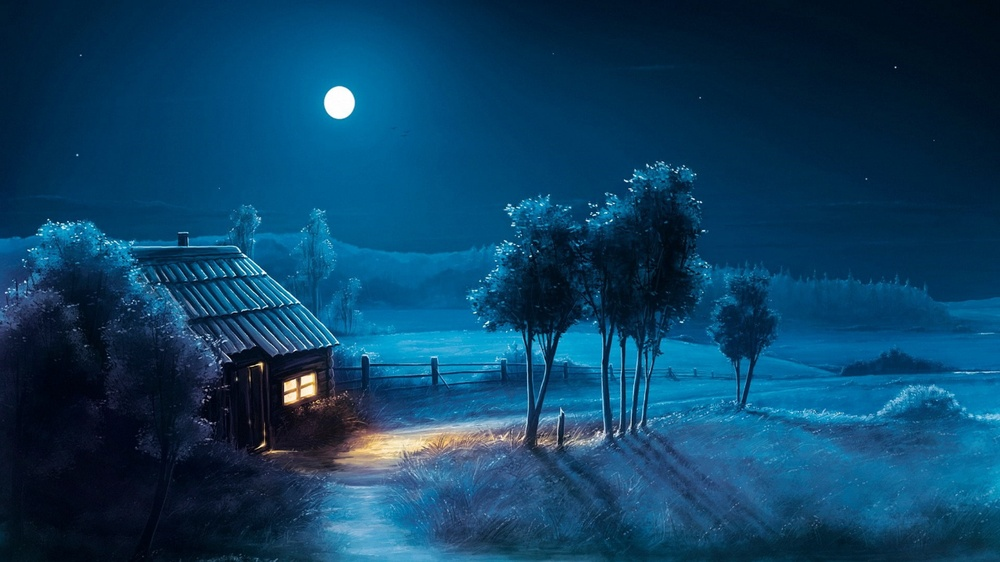
#> input picture data/01.jpg, 1000 x 562 px, shrunk from 1366 x 768 before the run
$ jupyter execute 01_digital_image_processing.ipynb
#> lines starting #> are read from the running program, lines starting #| are printed output that depends on the picture; after the words box and inside, x2 and y2 are one past the last pixel; in counts of white or black regions, pixels touching at a corner belong together
## Import dependencies

[cell 1]
import numpy as np
from PIL import Image
import matplotlib.pyplot as plt

## Get image as numpy array

[cell 2]
def get_image(path):
    """
    Get image from path
    :param path: path to image  (str: C:/Users/.../image.jpg)
    :return: image as numpy array
    """
#> called with path = 'data/01.jpg'
    img = Image.open(path)
#> img is the input picture: PIL image 1000x562 RGB; mean R, G, B 12.3, 65.2, 99.8
    img = np.array(img)
    return img.astype(np.uint8)

## Image show

[cell 3]
# image show
def show_image(img, cmap=None, figsize=(5, 5)):
    """
    :param img: image
    :param cmap: color map
    :param figsize: figure size
    :return: None
    """
    plt.figure(figsize=figsize)
    plt.imshow(img, cmap=cmap)
    plt.axis('off')
    plt.show()

## numpy RGB image to gray image

[cell 4]
# numpy rgb image to gray image
def rgb2gray(img):
    """
    :param img: image as numpy array
    :return: gray image as numpy array
    gray = 0.2989 * R + 0.5870 * G + 0.1140 * B
    """
    gray = 0.2989 * img[:, :, 0] + 0.5870 * img[:, :, 1] + 0.1140 * img[:, :, 2]

    ## take mean of all channels
    # gray = img.mean(axis=-1)
    return gray.astype(np.uint8)

## Add padding in numpy array image

[cell 5]
# add padding to image
def add_padding(img, padding_size, color=0):
    """
    :param img: numpy array
    :param padding_size: int
    :param color: int
        :size 1: gray image 0-255
        :size 3: RGB image (0, 0, 0) - (255, 255, 255)
    :return: numpy array
    """
#> called with padding_size = 20, color = (155, 155, 155)
    # Gray image
    if len(img.shape) == 2:
        img_height, img_width = img.shape
        padded_img = np.full((img_height + padding_size * 2, img_width + padding_size * 2), color, dtype=img.dtype)
        padded_img[padding_size:-padding_size, padding_size:-padding_size] = img
    # RGB image
    elif len(img.shape) == 3:
        img_height, img_width, img_channel = img.shape
        padded_img = np.full((img_height + padding_size * 2, img_width + padding_size * 2, img_channel), color, dtype=img.dtype)
        padded_img[padding_size:-padding_size, padding_size:-padding_size] = img
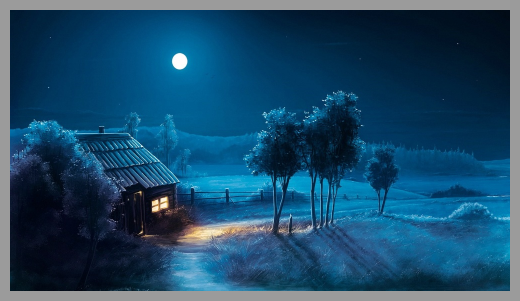
#> padded_img: shape (602, 1040, 3) (shown at 1/2 size); mean R, G, B 26.9, 74.3, 105.5
    return padded_img.astype(np.uint8)

## Get angle between 3 points

[cell 6]
# get angle between 3 points
def get_angle(p1, p2, p3):
    """
    :param p1: numpy array
    :param p2: numpy array
    :param p3: numpy array
    :return: float
    """
    v1 = p1 - p2
    v2 = p3 - p2
    angle = np.math.atan2(np.linalg.det([v1, v2]), np.dot(v1, v2))
    return np.degrees(angle)

# [14 lines left out: function get_three_point_angle, not called in this run]

## Draw digonal line on the image

[cell 7]
def get_diagonal_points(img):
    """
    :param img: numpy array
    :return: numpy array
    """
    diagonal_points = []
    if img.shape[0] == img.shape[1]:
        for i in range(img.shape[0]):
            diagonal_points.append((i, i))
    else:
        p1 = np.array([0, 0])
        p2 = np.array([img.shape[0]-1, img.shape[1]-1])
        p3 = np.array([img.shape[0]-1, 0])
        angle = get_angle(p1, p2, p3)
        for i in range(img.shape[0]):
            j = int(i * np.tan(angle))
            if j < img.shape[1]:
                diagonal_points.append((i, j))
    return np.array(diagonal_points)

[cell 8]
# draw diagonal line
def draw_diagonal_line(img, digonal_thikness=20, color=0):
    """
    :param img: numpy array
    :param digonal_thikness: int
    :param color: int
        :size 1: gray image 0-255
        :size 3: RGB image (0, 0, 0) - (255, 255, 255)
    :return: numpy array
    """
    temp_img = img.copy()
    diagonal_points = get_diagonal_points(temp_img)
#> diagonal_points = 562 pairs, first value 0 to 561, second value 0 to 961
    height, width = temp_img.shape[:2]
    for point in diagonal_points:
        for i in range(digonal_thikness//2):
            if point[0] + i < height:
                temp_img[point[0] + i, point[1]] = color
                temp_img[point[0] + i, -point[1]] = color
            if point[0] - i >= 0:
                temp_img[point[0] - i, point[1]] = color
                temp_img[point[0] - i, -point[1]] = color
#> this loop made 562 passes
#> point on passes 1 to 3: [0, 0], [1, 1], [2, 3]
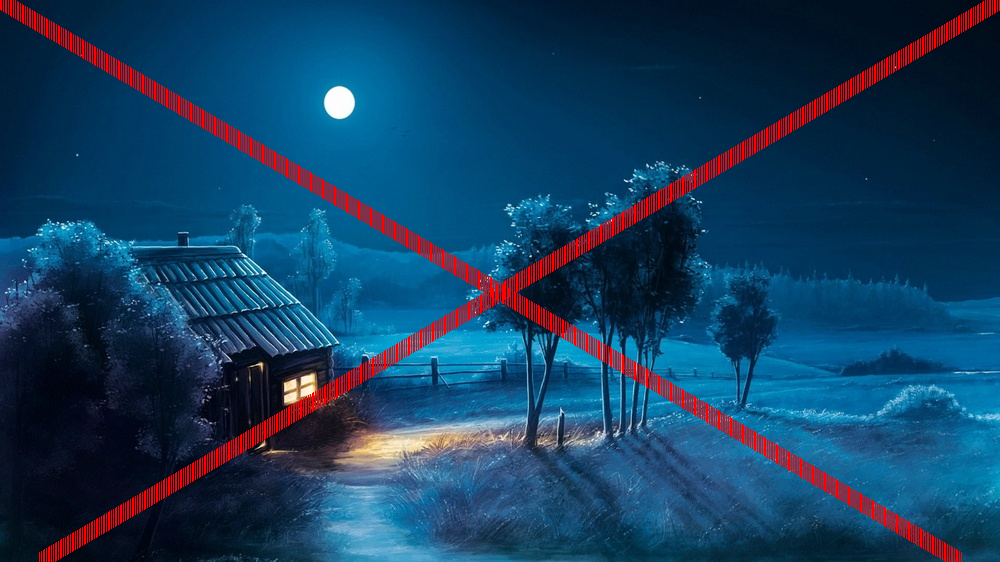
#> temp_img: shape (562, 1000, 3); 3.74% of pixels changed, all inside (x1, y1, x2, y2) = (0, 0, 1000, 562)


    return temp_img

## Diagonal lines values mean set on image center points

[cell 9]
## Diagonal lines values mean set on image center point
def set_diagonal_mean_on_center(img, center_redius=20):
    """
    :param img: numpy array
    :return: numpy array
    """
#> called with center_redius = 50
    temp_img = img.copy()
    diagonal_points = get_diagonal_points(temp_img)
    height, width = temp_img.shape[:2]
    center_point = (height//2, width//2)
    mean_value = 0
    for point in diagonal_points:
        mean_value += temp_img[point[0], point[1]]
#> this loop made 562 passes
#> (point, mean_value) on passes 1 to 3: ([0, 0], [0, 25, 45]), ([1, 1], [0, 49, 89]), ([2, 3], [0, 73, 133])
#> after the loop, mean_value = [66, 92, 49]
    mean_value = mean_value // len(diagonal_points)
#> mean_value = [0, 0, 0]
    for i in range(center_redius):
        for j in range(center_redius):
            temp_img[center_point[0] + i, center_point[1] + j] = mean_value
            temp_img[center_point[0] - i, center_point[1] + j] = mean_value
            temp_img[center_point[0] + i, center_point[1] - j] = mean_value
            temp_img[center_point[0] - i, center_point[1] - j] = mean_value
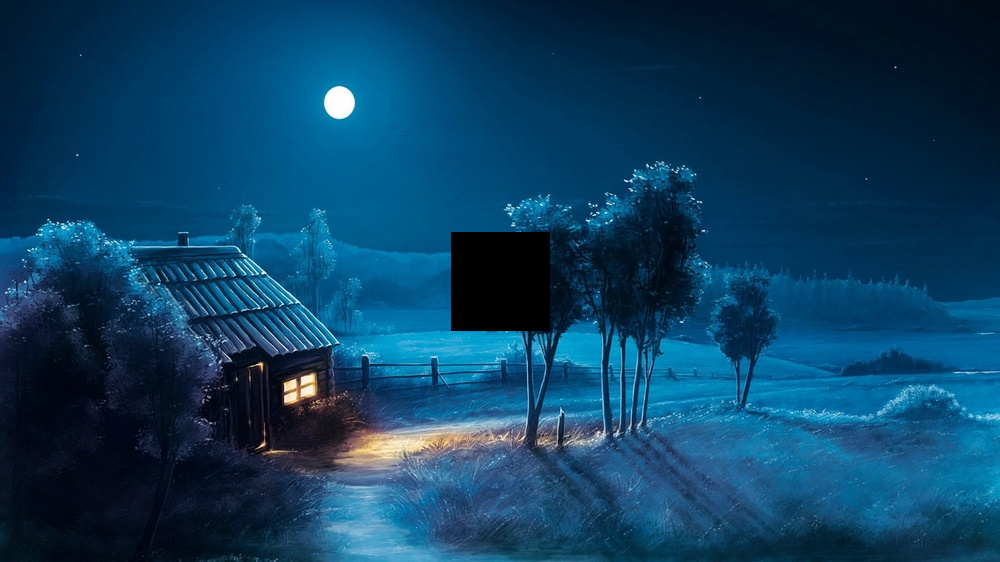
#> temp_img: shape (562, 1000, 3); 1.74% of pixels changed, all inside (x1, y1, x2, y2) = (451, 232, 550, 331)
    return temp_img.astype(np.uint8)

## Image color histogram

[cell 10]
# Image histogram
def get_histogram(img):
    """
    :param img: numpy array
    :return: numpy array
    """
    histogram = np.zeros(256)
    for i in range(img.shape[0]):
        for j in range(img.shape[1]):
            histogram[img[i, j]] += 1
    return histogram

## Plot histogram

[cell 11]
# plot histogram
def plot_histogram(img, title="Histogram", color="b"):
    """
    :param img: numpy array
    :param title: str
    :param color: str
    :return: None
    """
#> called with title = 'RGB Histogram', color = 'b'
    if len(img.shape) == 2:
        histogram = get_histogram(img)
        plt.figure(figsize=(10, 5))
        plt.bar(np.arange(256), histogram, color=color)
        plt.title(title)
        plt.show()
    else:
        colors = ["r", "g", "b"]

        plt.figure(figsize=(12, 5))
        for i in range(3):
            histogram = get_histogram(img[:, :, i])
            plt.subplot(1, 3, i+1)
            plt.bar(np.arange(256), histogram, color=colors[i])
            plt.title(title + " " + colors[i])
        plt.show()

## Read image from file

[cell 12]
img = get_image('data/01.jpg')
show_image(img)

## show rgb image with padding

[cell 13]
pad_rgb_img = add_padding(img, 20, color=(155, 155, 155))
show_image(pad_rgb_img)

## RBG image show with diagonal lines

[cell 14]
# rbg image show with diagonal line
rgb_diagonal_img = draw_diagonal_line(img, color=(255, 0, 0))
show_image(rgb_diagonal_img)

## replace rgb image center point with diagonal points mean

[cell 15]
rgb_center_diagonal_img = set_diagonal_mean_on_center(img, center_redius=50)
show_image(rgb_center_diagonal_img)

## RGB image plot histogram

[cell 16]
plot_histogram(img, title="RGB Histogram")

## get gray scale image

[cell 17]
gray_img = rgb2gray(img)
show_image(gray_img, cmap='gray')

## gray scale image with padding

[cell 18]
pad_img = add_padding(gray_img, 20)
#> call 2 of add_padding, with padding_size = 20, color = 0
#> in add_padding (call 2), `padded_img[padding_size:-padding_size, padding_size:-padding_size] = img`:
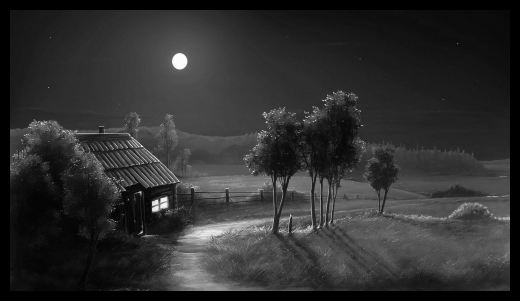
#> padded_img: shape (602, 1040) (shown at 1/2 size); min 0, max 254, mean 47.4
show_image(pad_img, cmap='gray')

## gray scale image show with diagonal lines

[cell 19]
# rbg image show with diagonal line
gray_diagonal_img = draw_diagonal_line(gray_img, color=0)
#> call 2 of draw_diagonal_line, with digonal_thikness = 20, color = 0
#> the loop in draw_diagonal_line (call 2), `for point in diagonal_points:` made 562 passes
#> after the loop in draw_diagonal_line (call 2), `for point in diagonal_points:`:
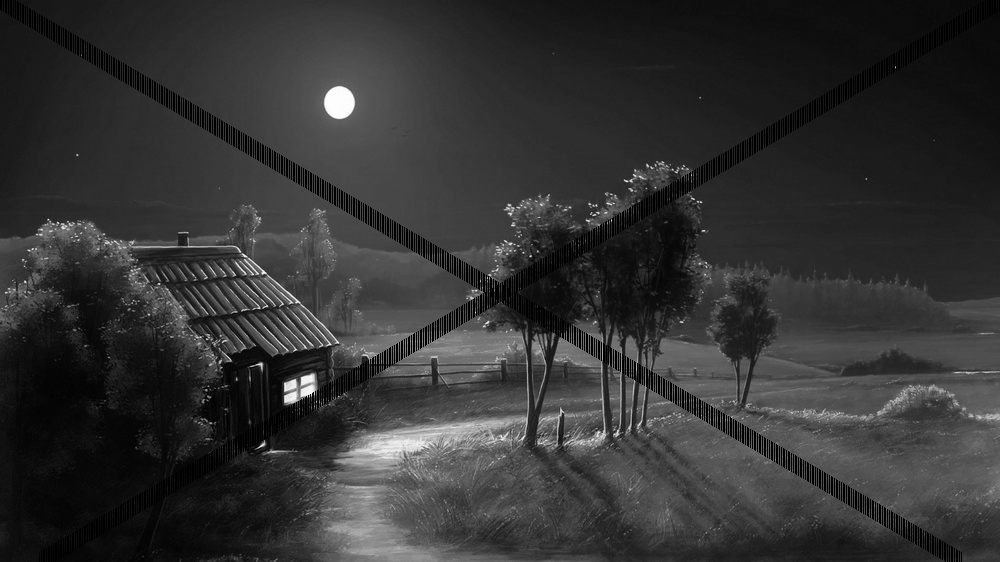
#> temp_img: shape (562, 1000); min 0, max 254, mean 51
show_image(gray_diagonal_img, cmap='gray')

## Plot gray scale image where center point replace by diagonal points mean value

[cell 20]
gray_center_diagonal_img = set_diagonal_mean_on_center(gray_img, center_redius=50)
#> call 2 of set_diagonal_mean_on_center, with center_redius = 50
#> the loop in set_diagonal_mean_on_center (call 2), `for point in diagonal_points:` made 562 passes
#> (point, mean_value) on passes 1 to 3: ([0, 0], 19), ([1, 1], 38), ([2, 3], 57)
#> after the loop in set_diagonal_mean_on_center (call 2), `for point in diagonal_points:`: mean_value = 36481
#> in set_diagonal_mean_on_center (call 2), `mean_value = mean_value // len(diagonal_points)`: mean_value = 64
#> after the loop in set_diagonal_mean_on_center (call 2), `for i in range(center_redius):`:
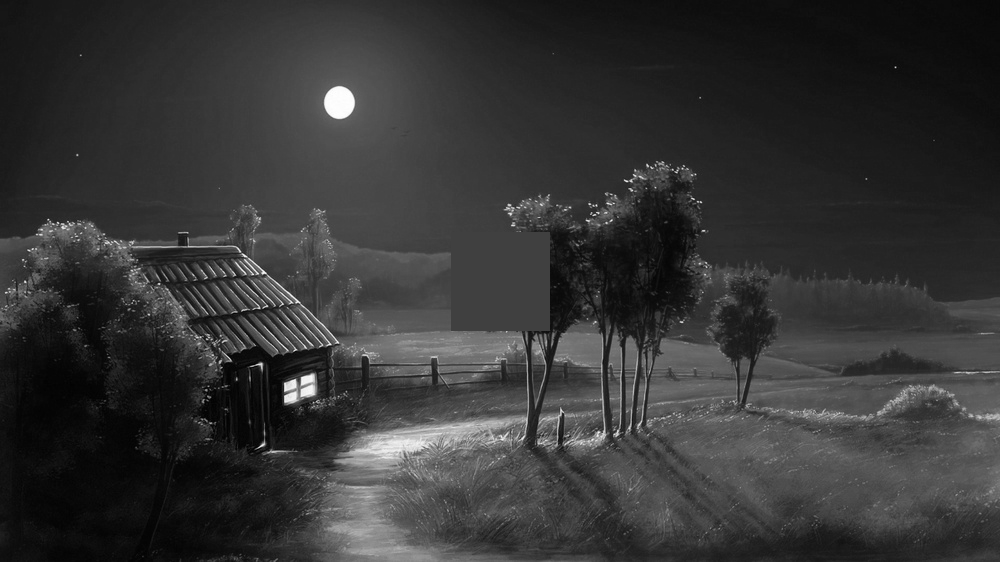
#> temp_img: shape (562, 1000); min 0, max 254, mean 52.9
show_image(gray_center_diagonal_img, cmap='gray')

## plot gray sacale image histogram

[cell 21]
plot_histogram(gray_img, title="Gray Histogram")
#> call 2 of plot_histogram, with title = 'Gray Histogram', color = 'b'
#> in plot_histogram (call 2), `histogram = get_histogram(img)`: histogram = 256 values, max 9721 at index 37, min 0 at index 255, mean 2195.3
#> in plot_histogram (call 2), `plt.show()`:
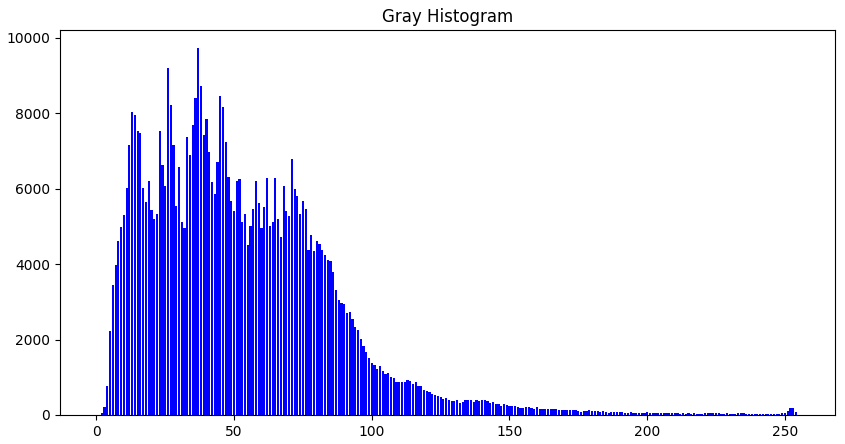
#> figure drawn by matplotlib, 1 panel; tallest bar 9721 high, from x = 36.6 to 37.4

$ run again, with data/02.jpg copied over data/01.jpg
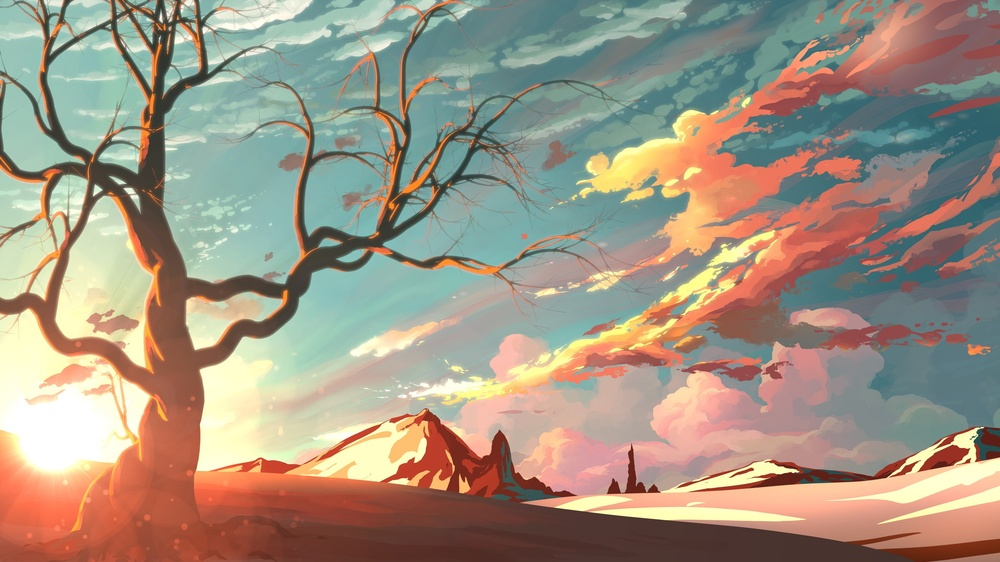
#> input picture data/02.jpg, 1000 x 562 px, shrunk from 3840 x 2160 before the run
#> in get_image, img is the input picture: PIL image 1000x562 RGB; mean R, G, B 160.8, 148, 131
#> in draw_diagonal_line, `diagonal_points = get_diagonal_points(temp_img)`: diagonal_points = 562 pairs, first value 0 to 561, second value 0 to 961
#> the loop in draw_diagonal_line, `for point in diagonal_points:` made 562 passes
#> point on passes 1 to 3: [0, 0], [1, 1], [2, 3]
#> the loop in set_diagonal_mean_on_center, `for point in diagonal_points:` made 562 passes
#> (point, mean_value) on passes 1 to 3: ([0, 0], [140, 183, 174]), ([1, 1], [28, 114, 96]), ([2, 3], [177, 49, 21])
#> after the loop in set_diagonal_mean_on_center, `for point in diagonal_points:`: mean_value = [210, 185, 105]
#> in set_diagonal_mean_on_center, `mean_value = mean_value // len(diagonal_points)`: mean_value = [0, 0, 0]
#> the loop in draw_diagonal_line (call 2), `for point in diagonal_points:` made 562 passes
#> the loop in set_diagonal_mean_on_center (call 2), `for point in diagonal_points:` made 562 passes
#> (point, mean_value) on passes 1 to 3: ([0, 0], 169), ([1, 1], 342), ([2, 3], 519)
#> after the loop in set_diagonal_mean_on_center (call 2), `for point in diagonal_points:`: mean_value = 88445
#> in set_diagonal_mean_on_center (call 2), `mean_value = mean_value // len(diagonal_points)`: mean_value = 157
#> after the loop in set_diagonal_mean_on_center (call 2), `for i in range(center_redius):`:
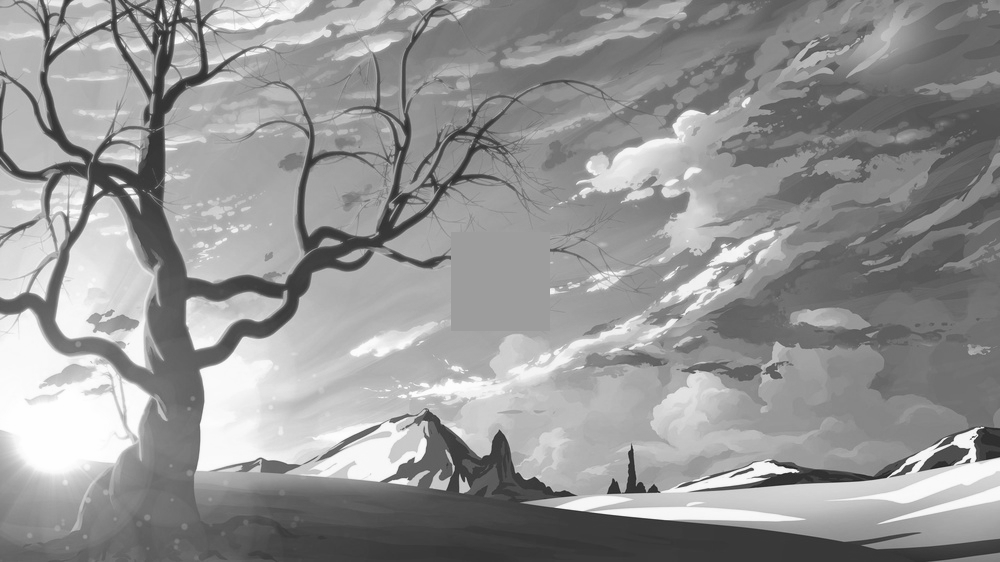
#> temp_img: shape (562, 1000); min 32, max 254, mean 149.2
#> in plot_histogram (call 2), `histogram = get_histogram(img)`: histogram = 256 values, max 5149 at index 254, min 0 at index 0, mean 2195.3
#> in plot_histogram (call 2), `plt.show()`:
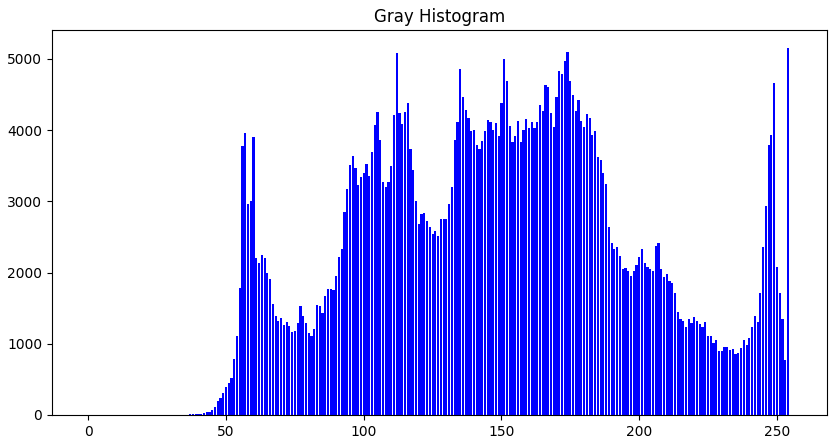
#> figure drawn by matplotlib, 1 panel; tallest bar 5149 high, from x = 253.6 to 254.4
